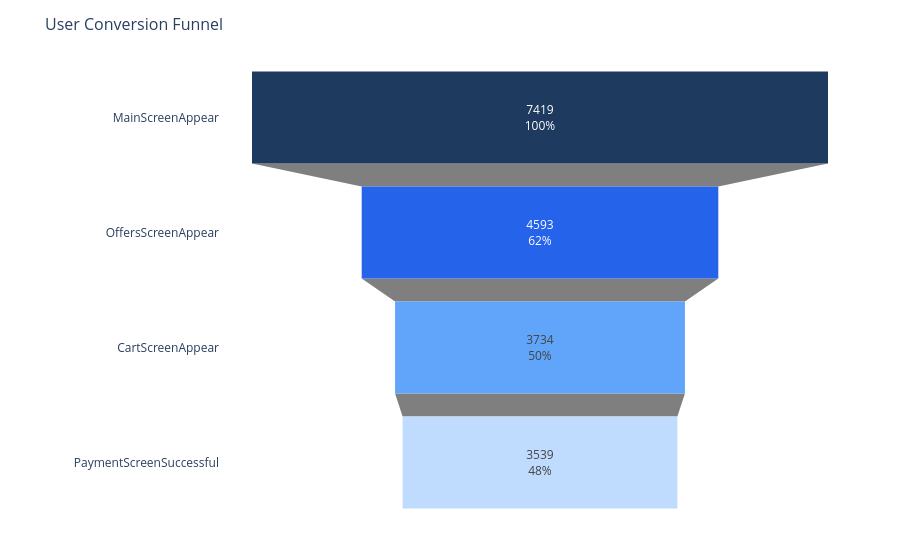

The notebook cell saved with this chart:
### Markdown cell above
### 6.4 Conversion funnel chart

### Code cell
fig = go.Figure(go.Funnel(
    y          = funnel_df['user_action'],
    x          = funnel_df['unique_users'],
    textinfo   = 'value+percent initial',
    marker     = dict(color=['#1E3A5F', '#2563EB', '#60A5FA', '#BFDBFE'])
))
fig.update_layout(
    title_text  = 'User Conversion Funnel',
    title_font  = dict(size=16),
    plot_bgcolor= 'white',
    paper_bgcolor='white',
    margin      = dict(l=220, r=40, t=60, b=40)
)
fig.show()

### Figure 1 — Plotly figure (JSON) as saved in the notebook; plotly's stock layout.template omitted (floating-point values rounded to 4 significant figures)
{"data": [{"marker": {"color": ["#1E3A5F", "#2563EB", "#60A5FA", "#BFDBFE"]}, "textinfo": "value+percent initial", "type": "funnel", "x": [7419, 4593, 3734, 3539], "y": ["MainScreenAppear", "OffersScreenAppear", "CartScreenAppear", "PaymentScreenSuccessful"]}], "layout": {"margin": {"b": 40, "l": 220, "r": 40, "t": 60}, "paper_bgcolor": "white", "plot_bgcolor": "white", "title": {"font": {"size": 16}, "text": "User Conversion Funnel"}}}
